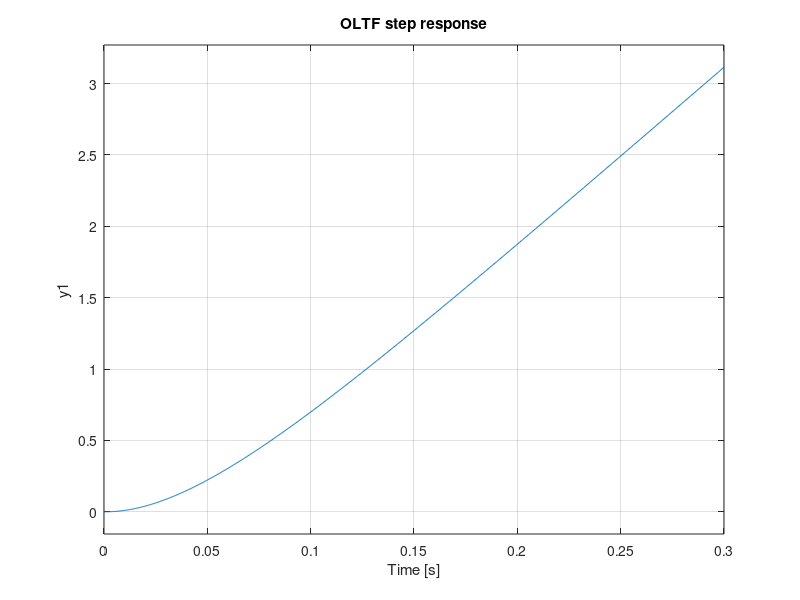
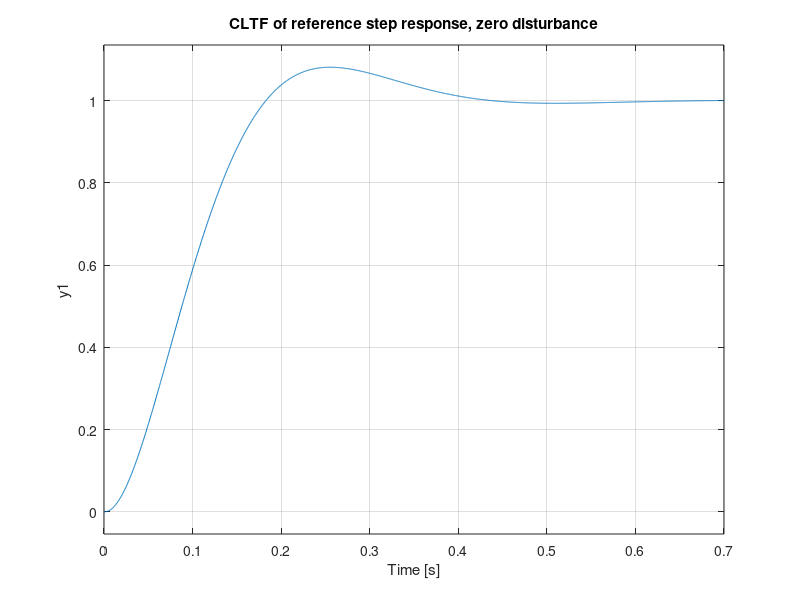
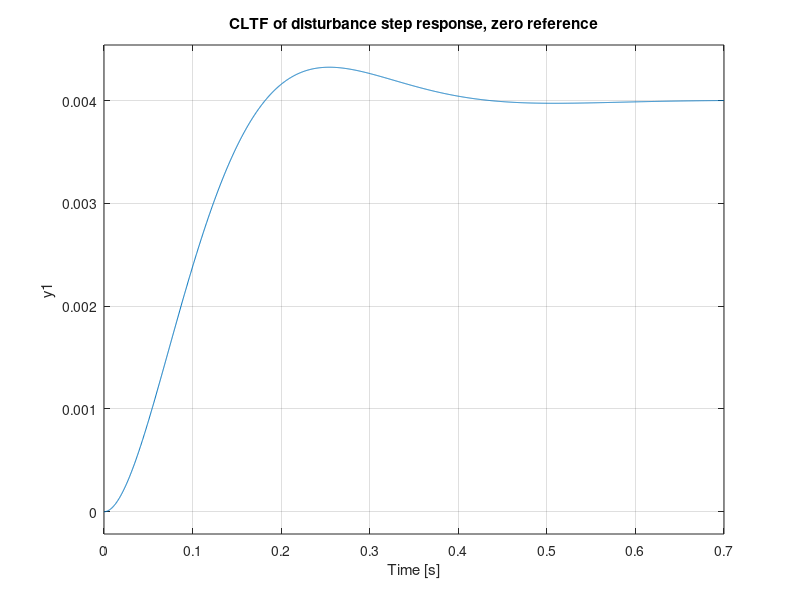

Source code (MATLAB) for these figures, in order:
s = tf('s');
J = 1;
b = 20;
R = 1;
L = 0.001;
Km = 5;
%systems
G2 = 1/(J*s^2 + b*s);
G1 = Km/(L*s + R);
Ka = 50;
open_sys = Ka * G1*G2; %OLTF
figure;
step(open_sys);
title('OLTF step response');
Td = G2/(1+Ka * G1* G2); %CLTF of disturbance 
Ts = open_sys/(1+ open_sys); % CLTF of reference 
figure;
step(Ts); %3Azero disturbance
title('CLTF of reference step response, zero disturbance');
figure;
step(Td); %3Bzero refrence
title('CLTF of disturbance step response, zero reference');




